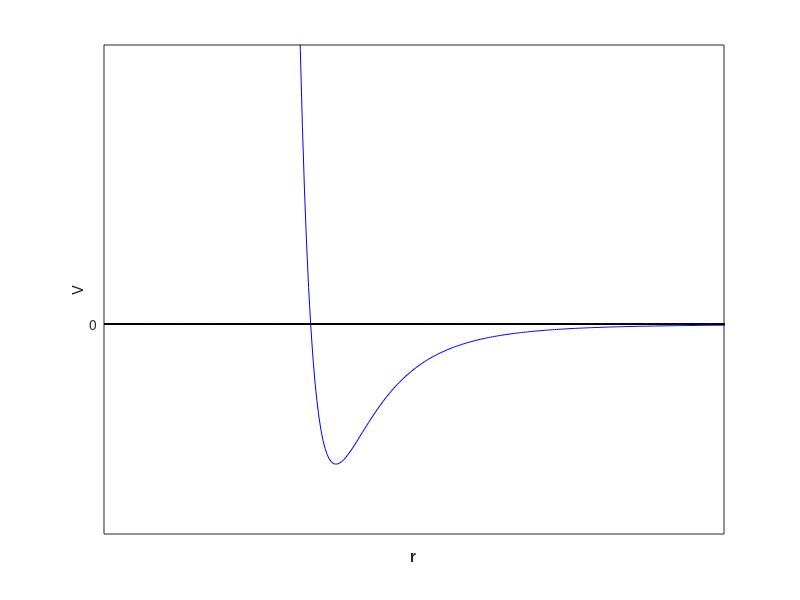

Source code (MATLAB):
% Plots the Lennard-Jones potential curve

r = 0:0.01:5;
inv_r6 = r.^-6;
inv_r12 = inv_r6.^2;
V = 4*(inv_r12-inv_r6);
plot(r(1,:),V(1,:),'b');
xlim([0 3]);
ylim([-1.5 2]);
hold on;
plot(r,zeros(size(r,2)),'k');
set(gca,'xtick',[],'ytick',[0]);
ylabel('V');
xlabel('r','fontweight','bold');
